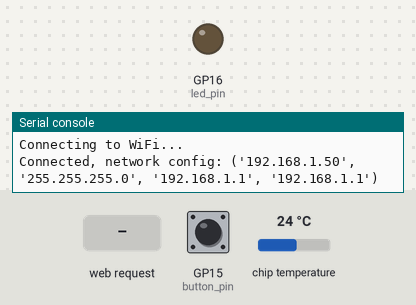
Bench run of a program on a simulated Raspberry Pi Pico running MicroPython. Parts: output pins drawn as LEDs (lit = HIGH), the last lines printed to the serial console. Inputs (shaded band) come from the test bench; at power-on: GP15 (button_pin) LOW, chip temperature 24 °C. Values from a settings file that is not in the repository are placeholders; files that are not in the repository are absent.

Above: at 3.2 s.
3.3 s: HTTP request GET /toggleLED received
At 3.7 s:
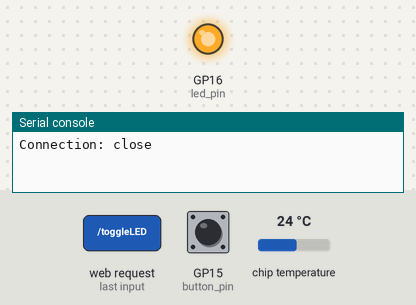
4.8 s: HTTP request GET / received
6.3 s: HTTP request GET /hardwareState received
Timing chart, 0 to 9.3 s (numbered marks = the images above; inputs shaded):
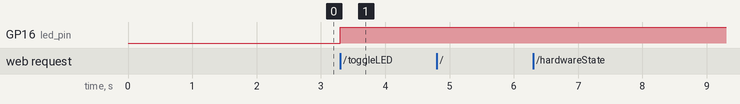

Measured:
- after the input at 3.3 s, GP16 (led_pin): LOW → HIGH at once

The program:

main.py
```python
from machine import Pin, ADC
import socket
from web_server import connect_wifi, send_json, serve_file

BUTTON_PIN = 15
LED_PIN = 16

button_pin = Pin(BUTTON_PIN, Pin.IN)
led_pin = Pin(LED_PIN, Pin.OUT)
temp_sensor = ADC(4)

# Connect to WiFi
connect_wifi()

# create a TCP socket for the web server
s = socket.socket(socket.AF_INET, socket.SOCK_STREAM)
s.bind(('', 80))
s.listen(5)

def read_internal_temperature():
    # Read the raw ADC value
    adc_value = temp_sensor.read_u16()

    # Convert ADC value to voltage
    voltage = adc_value * (3.3 / 65535.0)

    # Temperature calculation based on sensor characteristics
    temperature_celsius = 27 - (voltage - 0.706) / 0.001721

    return temperature_celsius

while True:
    conn, addr = s.accept()
    print('Client connected from', addr)
    request = conn.recv(1024).decode()
    print('Request:', request)

    if 'GET / ' in request:
        serve_file(conn, 'index.html')
    elif 'GET /hardwareState' in request:
        send_json(conn, '200 OK', {
            'buttonState': not button_pin.value(),
            'cpuTemp': read_internal_temperature(),
        })
    elif 'GET /toggleLED' in request:
        led_pin.value(0 if led_pin.value() else 1)
        send_json(conn, '200 OK', {
            'ledState': led_pin.value(),
        })
    else:
        send_json(conn, '404 Not Found', {
            'error': 'Route not found',
        })

    conn.close()
```

web_server.py
```python
try:
    import ujson as json
except ImportError:
    import json

import time
import network
from secrets import SSID, PASSWORD


def connect_wifi(timeout=15):
    """Connect to WiFi network. Returns True if connected, False otherwise."""
    nic = network.WLAN(network.WLAN.IF_STA)
    nic.active(True)

    if not nic.isconnected():
        print('Connecting to WiFi...')
        nic.connect(SSID, PASSWORD)
        # wait for connection (timeout after ~15 seconds)
        while not nic.isconnected() and timeout > 0:
            time.sleep(1)
            timeout -= 1

    if nic.isconnected():
        print('Connected, network config:', nic.ifconfig())
        return True
    else:
        print('Failed to connect to WiFi. Check SSID/PASSWORD')
        return False


def send_response(conn, status, content_type, body):
    conn.send(('HTTP/1.1 {}\r\n'.format(status)).encode())
    conn.send(('Content-Type: {}\r\n'.format(content_type)).encode())
    conn.send('Connection: close\r\n\r\n'.encode())
    conn.send(body.encode())


def send_json(conn, status, payload):
    send_response(conn, status, 'application/json', json.dumps(payload))


def serve_file(conn, filepath, status='200 OK', content_type='text/html'):
    """Serve a file from the filesystem."""
    try:
        with open(filepath, 'r') as f:
            body = f.read()
        send_response(conn, status, content_type, body)
        return True
    except OSError:
        return False
```
